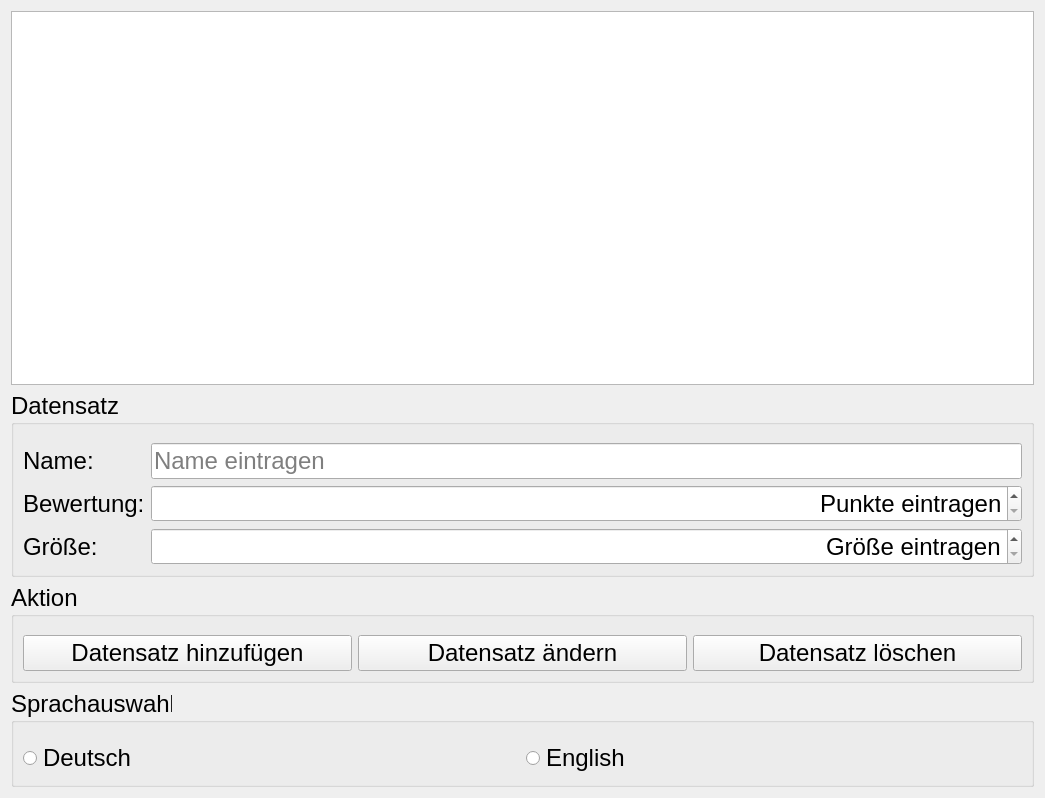
<?xml version="1.0" encoding="UTF-8"?>
<ui version="4.0">
 <class>MainForm</class>
 <widget class="QWidget" name="MainForm">
  <property name="geometry">
   <rect>
    <x>0</x>
    <y>0</y>
    <width>1045</width>
    <height>798</height>
   </rect>
  </property>
  <property name="font">
   <font>
    <pointsize>18</pointsize>
   </font>
  </property>
  <layout class="QVBoxLayout" name="verticalLayout">
   <item>
    <widget class="QTableWidget" name="twComics">
     <property name="editTriggers">
      <set>QAbstractItemView::NoEditTriggers</set>
     </property>
     <property name="selectionMode">
      <enum>QAbstractItemView::SingleSelection</enum>
     </property>
     <property name="selectionBehavior">
      <enum>QAbstractItemView::SelectRows</enum>
     </property>
    </widget>
   </item>
   <item>
    <widget class="QGroupBox" name="gbDatasets">
     <property name="title">
      <string>Datensatz</string>
     </property>
     <layout class="QGridLayout" name="gridLayout">
      <property name="topMargin">
       <number>18</number>
      </property>
      <item row="1" column="0">
       <widget class="QLabel" name="label_2">
        <property name="text">
         <string>Bewertung:</string>
        </property>
       </widget>
      </item>
      <item row="0" column="0">
       <widget class="QLabel" name="label">
        <property name="text">
         <string>Name:</string>
        </property>
       </widget>
      </item>
      <item row="2" column="0">
       <widget class="QLabel" name="label_3">
        <property name="text">
         <string>Größe:</string>
        </property>
       </widget>
      </item>
      <item row="1" column="2">
       <widget class="QSpinBox" name="sbRating">
        <property name="alignment">
         <set>Qt::AlignRight|Qt::AlignTrailing|Qt::AlignVCenter</set>
        </property>
        <property name="specialValueText">
         <string>Punkte eintragen</string>
        </property>
        <property name="suffix">
         <string> Punkte</string>
        </property>
        <property name="minimum">
         <number>-100</number>
        </property>
        <property name="maximum">
         <number>500</number>
        </property>
        <property name="value">
         <number>-100</number>
        </property>
       </widget>
      </item>
      <item row="2" column="2">
       <widget class="QDoubleSpinBox" name="sbSize">
        <property name="alignment">
         <set>Qt::AlignRight|Qt::AlignTrailing|Qt::AlignVCenter</set>
        </property>
        <property name="specialValueText">
         <string>Größe eintragen</string>
        </property>
        <property name="suffix">
         <string> m</string>
        </property>
        <property name="maximum">
         <double>999.000000000000000</double>
        </property>
        <property name="singleStep">
         <double>0.010000000000000</double>
        </property>
       </widget>
      </item>
      <item row="0" column="2">
       <widget class="QLineEdit" name="editName">
        <property name="placeholderText">
         <string>Name eintragen</string>
        </property>
       </widget>
      </item>
     </layout>
    </widget>
   </item>
   <item>
    <widget class="QGroupBox" name="groupBox">
     <property name="title">
      <string>Aktion</string>
     </property>
     <layout class="QHBoxLayout" name="horizontalLayout">
      <property name="topMargin">
       <number>18</number>
      </property>
      <item>
       <widget class="QPushButton" name="btnAdd">
        <property name="text">
         <string>Datensatz hinzufügen</string>
        </property>
        <property name="icon">
         <iconset resource="comicdb.qrc">
          <normaloff>:/icons/add.png</normaloff>:/icons/add.png</iconset>
        </property>
       </widget>
      </item>
      <item>
       <widget class="QPushButton" name="btnChange">
        <property name="text">
         <string>Datensatz ändern</string>
        </property>
        <property name="icon">
         <iconset resource="comicdb.qrc">
          <normaloff>:/icons/change.png</normaloff>:/icons/change.png</iconset>
        </property>
       </widget>
      </item>
      <item>
       <widget class="QPushButton" name="btnDelete">
        <property name="text">
         <string>Datensatz löschen</string>
        </property>
        <property name="icon">
         <iconset resource="comicdb.qrc">
          <normaloff>:/icons/del.png</normaloff>:/icons/del.png</iconset>
        </property>
       </widget>
      </item>
     </layout>
    </widget>
   </item>
   <item>
    <widget class="QGroupBox" name="groupBox_2">
     <property name="title">
      <string>Sprachauswahl</string>
     </property>
     <layout class="QHBoxLayout" name="horizontalLayout_2">
      <property name="topMargin">
       <number>18</number>
      </property>
      <item>
       <widget class="QRadioButton" name="rbDe">
        <property name="text">
         <string notr="true">Deutsch</string>
        </property>
        <property name="icon">
         <iconset resource="comicdb.qrc">
          <normaloff>:/icons/flags/flag_de.png</normaloff>:/icons/flags/flag_de.png</iconset>
        </property>
       </widget>
      </item>
      <item>
       <widget class="QRadioButton" name="rbEn">
        <property name="text">
         <string notr="true">English</string>
        </property>
        <property name="icon">
         <iconset resource="comicdb.qrc">
          <normaloff>:/icons/flags/flag_en_us.png</normaloff>:/icons/flags/flag_en_us.png</iconset>
        </property>
       </widget>
      </item>
     </layout>
    </widget>
   </item>
  </layout>
 </widget>
 <tabstops>
  <tabstop>twComics</tabstop>
  <tabstop>editName</tabstop>
  <tabstop>sbRating</tabstop>
  <tabstop>sbSize</tabstop>
  <tabstop>btnAdd</tabstop>
  <tabstop>btnChange</tabstop>
  <tabstop>btnDelete</tabstop>
  <tabstop>rbDe</tabstop>
  <tabstop>rbEn</tabstop>
 </tabstops>
 <resources>
  <include location="comicdb.qrc"/>
 </resources>
 <connections/>
</ui>
